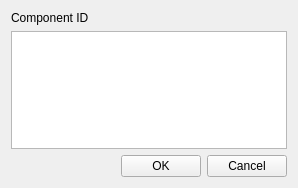
<?xml version="1.0" encoding="UTF-8"?>
<ui version="4.0">
 <class>MenuComponentSelect</class>
 <widget class="QWidget" name="MenuComponentSelect">
  <property name="geometry">
   <rect>
    <x>0</x>
    <y>0</y>
    <width>298</width>
    <height>188</height>
   </rect>
  </property>
  <property name="windowTitle">
   <string>Rapuma - Select Component</string>
  </property>
  <layout class="QGridLayout" name="gridLayout">
   <item row="0" column="0">
    <widget class="QLabel" name="labelComponentId">
     <property name="text">
      <string>Component ID</string>
     </property>
    </widget>
   </item>
   <item row="1" column="0" colspan="3">
    <widget class="QListWidget" name="listWidgetComponents">
     <property name="toolTip">
      <string>Select a component</string>
     </property>
    </widget>
   </item>
   <item row="2" column="0">
    <spacer name="horizontalSpacer">
     <property name="orientation">
      <enum>Qt::Horizontal</enum>
     </property>
     <property name="sizeHint" stdset="0">
      <size>
       <width>40</width>
       <height>20</height>
      </size>
     </property>
    </spacer>
   </item>
   <item row="2" column="1">
    <widget class="QPushButton" name="pushButtonOk">
     <property name="toolTip">
      <string>Remove a selected project</string>
     </property>
     <property name="text">
      <string>OK</string>
     </property>
    </widget>
   </item>
   <item row="2" column="2">
    <widget class="QPushButton" name="pushButtonCancel">
     <property name="text">
      <string>Cancel</string>
     </property>
    </widget>
   </item>
  </layout>
 </widget>
 <tabstops>
  <tabstop>pushButtonOk</tabstop>
  <tabstop>pushButtonCancel</tabstop>
 </tabstops>
 <resources/>
 <connections>
  <connection>
   <sender>pushButtonCancel</sender>
   <signal>clicked(bool)</signal>
   <receiver>MenuComponentSelect</receiver>
   <slot>close()</slot>
   <hints>
    <hint type="sourcelabel">
     <x>327</x>
     <y>183</y>
    </hint>
    <hint type="destinationlabel">
     <x>280</x>
     <y>192</y>
    </hint>
   </hints>
  </connection>
  <connection>
   <sender>pushButtonOk</sender>
   <signal>clicked()</signal>
   <receiver>MenuComponentSelect</receiver>
   <slot>setupUi()</slot>
   <hints>
    <hint type="sourcelabel">
     <x>198</x>
     <y>165</y>
    </hint>
    <hint type="destinationlabel">
     <x>37</x>
     <y>155</y>
    </hint>
   </hints>
  </connection>
 </connections>
 <slots>
  <slot>setupUi()</slot>
 </slots>
</ui>
